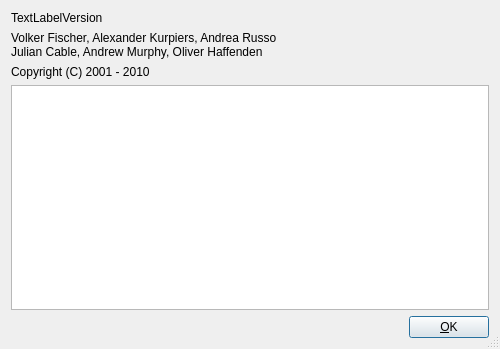
<?xml version="1.0" encoding="UTF-8"?>
<ui version="4.0">
 <class>CAboutDlgBase</class>
 <widget class="QDialog" name="CAboutDlgBase">
  <property name="geometry">
   <rect>
    <x>0</x>
    <y>0</y>
    <width>500</width>
    <height>349</height>
   </rect>
  </property>
  <property name="sizePolicy">
   <sizepolicy hsizetype="Minimum" vsizetype="Minimum">
    <horstretch>0</horstretch>
    <verstretch>0</verstretch>
   </sizepolicy>
  </property>
  <property name="windowTitle">
   <string>About Dream</string>
  </property>
  <property name="sizeGripEnabled">
   <bool>true</bool>
  </property>
  <layout class="QVBoxLayout">
   <property name="spacing">
    <number>6</number>
   </property>
   <property name="margin">
    <number>11</number>
   </property>
   <item>
    <widget class="QLabel" name="TextLabelVersion">
     <property name="sizePolicy">
      <sizepolicy hsizetype="Expanding" vsizetype="Preferred">
       <horstretch>0</horstretch>
       <verstretch>0</verstretch>
      </sizepolicy>
     </property>
     <property name="text">
      <string>TextLabelVersion</string>
     </property>
     <property name="wordWrap">
      <bool>false</bool>
     </property>
    </widget>
   </item>
   <item>
    <layout class="QHBoxLayout">
     <property name="spacing">
      <number>6</number>
     </property>
     <property name="margin">
      <number>0</number>
     </property>
     <item>
      <layout class="QVBoxLayout">
       <property name="spacing">
        <number>6</number>
       </property>
       <property name="margin">
        <number>0</number>
       </property>
       <item>
        <widget class="QLabel" name="TextLabelAuthorNames">
         <property name="text">
          <string>Volker Fischer, Alexander Kurpiers, Andrea Russo
Julian Cable, Andrew Murphy, Oliver Haffenden</string>
         </property>
         <property name="wordWrap">
          <bool>false</bool>
         </property>
        </widget>
       </item>
       <item>
        <widget class="QLabel" name="TextLabelCopyright">
         <property name="text">
          <string>Copyright (C) 2001 - 2010</string>
         </property>
         <property name="wordWrap">
          <bool>false</bool>
         </property>
        </widget>
       </item>
      </layout>
     </item>
     <item>
      <spacer name="Spacer10">
       <property name="orientation">
        <enum>Qt::Horizontal</enum>
       </property>
       <property name="sizeType">
        <enum>QSizePolicy::Expanding</enum>
       </property>
       <property name="sizeHint" stdset="0">
        <size>
         <width>20</width>
         <height>20</height>
        </size>
       </property>
      </spacer>
     </item>
     <item>
      <widget class="QLabel" name="PixmapLabelDreamLogo">
       <property name="sizePolicy">
        <sizepolicy hsizetype="Fixed" vsizetype="Fixed">
         <horstretch>0</horstretch>
         <verstretch>0</verstretch>
        </sizepolicy>
       </property>
       <property name="pixmap">
        <pixmap>image1</pixmap>
       </property>
       <property name="scaledContents">
        <bool>true</bool>
       </property>
       <property name="wordWrap">
        <bool>false</bool>
       </property>
      </widget>
     </item>
    </layout>
   </item>
   <item>
    <widget class="QTextBrowser" name="textBrowser"/>
   </item>
   <item>
    <layout class="QHBoxLayout">
     <property name="spacing">
      <number>6</number>
     </property>
     <property name="margin">
      <number>0</number>
     </property>
     <item>
      <spacer name="Spacer12">
       <property name="orientation">
        <enum>Qt::Horizontal</enum>
       </property>
       <property name="sizeType">
        <enum>QSizePolicy::Expanding</enum>
       </property>
       <property name="sizeHint" stdset="0">
        <size>
         <width>20</width>
         <height>20</height>
        </size>
       </property>
      </spacer>
     </item>
     <item>
      <widget class="QPushButton" name="buttonOk">
       <property name="text">
        <string>&amp;OK</string>
       </property>
       <property name="autoDefault">
        <bool>true</bool>
       </property>
       <property name="default">
        <bool>true</bool>
       </property>
      </widget>
     </item>
    </layout>
   </item>
  </layout>
 </widget>
 <resources/>
 <connections>
  <connection>
   <sender>buttonOk</sender>
   <signal>clicked()</signal>
   <receiver>CAboutDlgBase</receiver>
   <slot>accept()</slot>
   <hints>
    <hint type="sourcelabel">
     <x>20</x>
     <y>20</y>
    </hint>
    <hint type="destinationlabel">
     <x>20</x>
     <y>20</y>
    </hint>
   </hints>
  </connection>
 </connections>
</ui>
